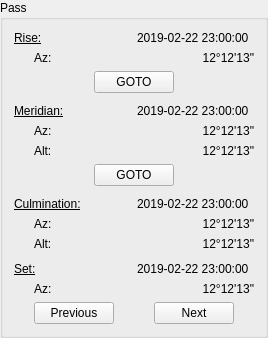
         <widget class="QGroupBox" name="groupBox_9">
          <property name="title">
           <string>Pass</string>
          </property>
          <layout class="QVBoxLayout" name="verticalLayout_6">
           <item>
            <layout class="QGridLayout" name="gridLayout_5">
             <item row="4" column="0">
              <widget class="QLabel" name="label_3">
               <property name="font">
                <font>
                 <underline>true</underline>
                </font>
               </property>
               <property name="text">
                <string>Meridian:</string>
               </property>
              </widget>
             </item>
             <item row="10" column="0">
              <widget class="QLabel" name="label_14">
               <property name="text">
                <string>Az:</string>
               </property>
               <property name="indent">
                <number>20</number>
               </property>
              </widget>
             </item>
             <item row="4" column="1">
              <widget class="QLabel" name="meridian_time_lbl">
               <property name="text">
                <string>2019-02-22 23:00:00</string>
               </property>
              </widget>
             </item>
             <item row="1" column="0">
              <widget class="QLabel" name="label_13">
               <property name="text">
                <string>Az:</string>
               </property>
               <property name="indent">
                <number>20</number>
               </property>
              </widget>
             </item>
             <item row="14" column="1">
              <widget class="QLabel" name="set_az_lbl">
               <property name="text">
                <string>12°12'13&quot;</string>
               </property>
               <property name="alignment">
                <set>Qt::AlignRight|Qt::AlignTrailing|Qt::AlignVCenter</set>
               </property>
              </widget>
             </item>
             <item row="0" column="0">
              <widget class="QLabel" name="label">
               <property name="font">
                <font>
                 <underline>true</underline>
                </font>
               </property>
               <property name="text">
                <string>Rise:</string>
               </property>
              </widget>
             </item>
             <item row="6" column="1">
              <widget class="QLabel" name="meridian_alt_lbl">
               <property name="text">
                <string>12°12'13&quot;</string>
               </property>
               <property name="alignment">
                <set>Qt::AlignRight|Qt::AlignTrailing|Qt::AlignVCenter</set>
               </property>
              </widget>
             </item>
             <item row="1" column="1">
              <widget class="QLabel" name="rise_az_lbl">
               <property name="text">
                <string>12°12'13&quot;</string>
               </property>
               <property name="alignment">
                <set>Qt::AlignRight|Qt::AlignTrailing|Qt::AlignVCenter</set>
               </property>
              </widget>
             </item>
             <item row="9" column="0">
              <widget class="QLabel" name="label_2">
               <property name="font">
                <font>
                 <underline>true</underline>
                </font>
               </property>
               <property name="text">
                <string>Culmination:</string>
               </property>
              </widget>
             </item>
             <item row="5" column="0">
              <widget class="QLabel" name="label_17">
               <property name="text">
                <string>Az:</string>
               </property>
               <property name="indent">
                <number>20</number>
               </property>
              </widget>
             </item>
             <item row="14" column="0">
              <widget class="QLabel" name="label_20">
               <property name="text">
                <string>Az:</string>
               </property>
               <property name="indent">
                <number>20</number>
               </property>
              </widget>
             </item>
             <item row="10" column="1">
              <widget class="QLabel" name="culmination_az_lbl">
               <property name="text">
                <string>12°12'13&quot;</string>
               </property>
               <property name="alignment">
                <set>Qt::AlignRight|Qt::AlignTrailing|Qt::AlignVCenter</set>
               </property>
              </widget>
             </item>
             <item row="5" column="1">
              <widget class="QLabel" name="meridian_az_lbl">
               <property name="text">
                <string>12°12'13&quot;</string>
               </property>
               <property name="alignment">
                <set>Qt::AlignRight|Qt::AlignTrailing|Qt::AlignVCenter</set>
               </property>
              </widget>
             </item>
             <item row="9" column="1">
              <widget class="QLabel" name="culmination_time_lbl">
               <property name="text">
                <string>2019-02-22 23:00:00</string>
               </property>
              </widget>
             </item>
             <item row="2" column="0" colspan="2">
              <layout class="QHBoxLayout" name="horizontalLayout_4">
               <item>
                <spacer name="horizontalSpacer_2">
                 <property name="orientation">
                  <enum>Qt::Horizontal</enum>
                 </property>
                 <property name="sizeHint" stdset="0">
                  <size>
                   <width>40</width>
                   <height>20</height>
                  </size>
                 </property>
                </spacer>
               </item>
               <item>
                <widget class="QPushButton" name="goto_rise_btn">
                 <property name="enabled">
                  <bool>true</bool>
                 </property>
                 <property name="sizePolicy">
                  <sizepolicy hsizetype="Maximum" vsizetype="Fixed">
                   <horstretch>0</horstretch>
                   <verstretch>0</verstretch>
                  </sizepolicy>
                 </property>
                 <property name="text">
                  <string>GOTO</string>
                 </property>
                </widget>
               </item>
               <item>
                <spacer name="horizontalSpacer_3">
                 <property name="orientation">
                  <enum>Qt::Horizontal</enum>
                 </property>
                 <property name="sizeHint" stdset="0">
                  <size>
                   <width>40</width>
                   <height>20</height>
                  </size>
                 </property>
                </spacer>
               </item>
              </layout>
             </item>
             <item row="7" column="0" colspan="2">
              <layout class="QHBoxLayout" name="horizontalLayout_5">
               <item>
                <spacer name="horizontalSpacer_5">
                 <property name="orientation">
                  <enum>Qt::Horizontal</enum>
                 </property>
                 <property name="sizeHint" stdset="0">
                  <size>
                   <width>40</width>
                   <height>20</height>
                  </size>
                 </property>
                </spacer>
               </item>
               <item>
                <widget class="QPushButton" name="goto_meridian_btn">
                 <property name="text">
                  <string>GOTO</string>
                 </property>
                </widget>
               </item>
               <item>
                <spacer name="horizontalSpacer_4">
                 <property name="orientation">
                  <enum>Qt::Horizontal</enum>
                 </property>
                 <property name="sizeHint" stdset="0">
                  <size>
                   <width>40</width>
                   <height>20</height>
                  </size>
                 </property>
                </spacer>
               </item>
              </layout>
             </item>
             <item row="0" column="1">
              <widget class="QLabel" name="rise_time_lbl">
               <property name="text">
                <string>2019-02-22 23:00:00</string>
               </property>
              </widget>
             </item>
             <item row="6" column="0">
              <widget class="QLabel" name="label_18">
               <property name="text">
                <string>Alt:</string>
               </property>
               <property name="indent">
                <number>20</number>
               </property>
              </widget>
             </item>
             <item row="13" column="1">
              <widget class="QLabel" name="set_time_lbl">
               <property name="text">
                <string>2019-02-22 23:00:00</string>
               </property>
              </widget>
             </item>
             <item row="13" column="0">
              <widget class="QLabel" name="label_4">
               <property name="font">
                <font>
                 <underline>true</underline>
                </font>
               </property>
               <property name="text">
                <string>Set:</string>
               </property>
              </widget>
             </item>
             <item row="11" column="1">
              <widget class="QLabel" name="culmination_alt_lbl">
               <property name="text">
                <string>12°12'13&quot;</string>
               </property>
               <property name="alignment">
                <set>Qt::AlignRight|Qt::AlignTrailing|Qt::AlignVCenter</set>
               </property>
              </widget>
             </item>
             <item row="12" column="0" colspan="2">
              <spacer name="verticalSpacer_2">
               <property name="orientation">
                <enum>Qt::Vertical</enum>
               </property>
               <property name="sizeType">
                <enum>QSizePolicy::Fixed</enum>
               </property>
               <property name="sizeHint" stdset="0">
                <size>
                 <width>20</width>
                 <height>5</height>
                </size>
               </property>
              </spacer>
             </item>
             <item row="8" column="0" colspan="2">
              <spacer name="verticalSpacer">
               <property name="orientation">
                <enum>Qt::Vertical</enum>
               </property>
               <property name="sizeType">
                <enum>QSizePolicy::Fixed</enum>
               </property>
               <property name="sizeHint" stdset="0">
                <size>
                 <width>20</width>
                 <height>5</height>
                </size>
               </property>
              </spacer>
             </item>
             <item row="11" column="0">
              <widget class="QLabel" name="label_15">
               <property name="text">
                <string>Alt:</string>
               </property>
               <property name="indent">
                <number>20</number>
               </property>
              </widget>
             </item>
             <item row="3" column="0" colspan="2">
              <spacer name="verticalSpacer_3">
               <property name="orientation">
                <enum>Qt::Vertical</enum>
               </property>
               <property name="sizeType">
                <enum>QSizePolicy::Fixed</enum>
               </property>
               <property name="sizeHint" stdset="0">
                <size>
                 <width>20</width>
                 <height>5</height>
                </size>
               </property>
              </spacer>
             </item>
            </layout>
           </item>
           <item>
            <layout class="QHBoxLayout" name="horizontalLayout_7">
             <property name="spacing">
              <number>40</number>
             </property>
             <property name="leftMargin">
              <number>20</number>
             </property>
             <property name="topMargin">
              <number>0</number>
             </property>
             <property name="rightMargin">
              <number>20</number>
             </property>
             <property name="bottomMargin">
              <number>0</number>
             </property>
             <item>
              <widget class="QPushButton" name="prev_pass_btn">
               <property name="text">
                <string>Previous</string>
               </property>
              </widget>
             </item>
             <item>
              <widget class="QPushButton" name="next_pass_btn">
               <property name="text">
                <string>Next</string>
               </property>
              </widget>
             </item>
            </layout>
           </item>
          </layout>
         </widget>
